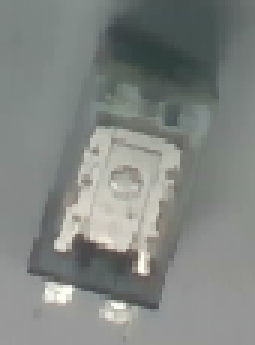
#> input picture contour/image/relay.png, 85 x 115 px, found by its file name (shown 3 times larger)
$ python kalman_filter_1.py   (older library calls are emulated)
#> lines starting #> are read from the running program, lines starting #| are printed output that depends on the picture; after the words box and inside, x2 and y2 are one past the last pixel; in counts of white or black regions, pixels touching at a corner belong together
import cv2
import numpy as np

# 칼만 필터 초기화
kalman = cv2.KalmanFilter(4, 2)  # 상태 변수: 4개 (x, y, dx, dy), 측정값: 2개 (x, y)
kalman.measurementMatrix = np.array([[1, 0, 0, 0], [0, 1, 0, 0]], np.float32)
kalman.transitionMatrix = np.array([[1, 0, 1, 0], [0, 1, 0, 1], [0, 0, 1, 0], [0, 0, 0, 1]], np.float32)
kalman.processNoiseCov = np.eye(4, dtype=np.float32) * 0.03
kalman.measurementNoiseCov = np.eye(2, dtype=np.float32) * 1
kalman.errorCovPost = np.eye(4, dtype=np.float32) * 1

# 외곽선 검출 함수 (예시)
def detect_contour(image):
    gray = cv2.cvtColor(image, cv2.COLOR_BGR2GRAY)
    image_blur = cv2.GaussianBlur(gray, (7, 7), 0)

    # 그래디언트
    grad_x = cv2.Sobel(image_blur, cv2.CV_64F, 1, 0, ksize=3)
    grad_y = cv2.Sobel(image_blur, cv2.CV_64F, 0, 1, ksize=3)
    magnitude = np.sqrt(grad_x**2 + grad_y**2)
    magnitude = np.uint8(255 * magnitude / np.max(magnitude))  # 정규화
    cv2.imshow("Gradient Magnitude", magnitude)

    # canny
    image_canny = cv2.Canny(magnitude, 15, 50)
    cv2.imshow("image_canny", image_canny)

    # 엣지 연결을 위한 팽창 연산 적용
    kernel = np.ones((5,5), np.uint8)
    edges_dilated = cv2.dilate(image_canny, kernel, iterations=2)
    cv2.imshow("Edge Dilated", edges_dilated)

    # 닫힘 연산 적용
    edges_closed = cv2.morphologyEx(edges_dilated, cv2.MORPH_CLOSE, kernel)
    cv2.imshow("Edge Closed", edges_closed)

    contours, _ = cv2.findContours(edges_closed, cv2.RETR_EXTERNAL, cv2.CHAIN_APPROX_SIMPLE)
    return contours

# 이미지 로드 및 외곽선 검출
image = cv2.imread("contour/image/relay.png")
#> image is the input picture: shape (115, 85, 3); mean B, G, R 129.9, 133.5, 129.2

image = cv2.resize(image, (300, 300))
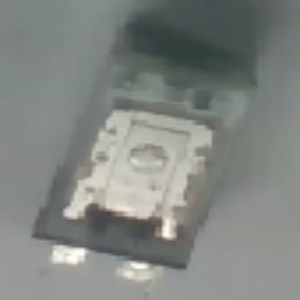
#> image: shape (300, 300, 3); mean B, G, R 129.8, 133.4, 129.1

while True:
    image_copy = image.copy()
    contours = detect_contour(image_copy)
#> in detect_contour, `grad_x = cv2.Sobel(image_blur, cv2.CV_64F, 1, 0, ksize=3)`:
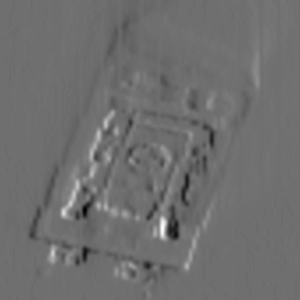
#> grad_x: shape (300, 300) float64; min -159, max 206, mean -0.1; drawn with min black and max white
#> in detect_contour, `grad_y = cv2.Sobel(image_blur, cv2.CV_64F, 0, 1, ksize=3)`:
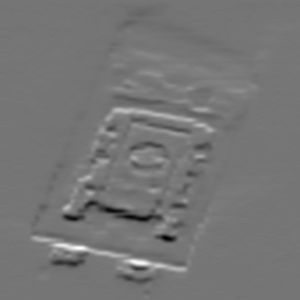
#> grad_y: shape (300, 300) float64; min -203, max 238, mean 1.1; drawn with min black and max white
#> in detect_contour, `magnitude = np.sqrt(grad_x**2 + grad_y**2)`:
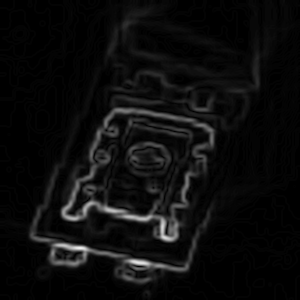
#> magnitude: shape (300, 300) float64; min 0, max 238.1, mean 12.8
#> in detect_contour, `image_canny = cv2.Canny(magnitude, 15, 50)`:
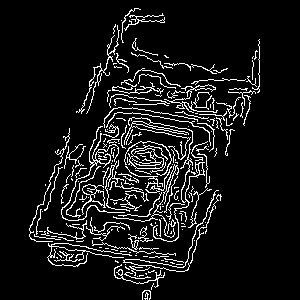
#> image_canny: shape (300, 300); 8.7% white in thin lines or dots, all inside (x1, y1, x2, y2) = (29, 8, 260, 300)
#> in detect_contour, `edges_dilated = cv2.dilate(image_canny, kernel, iterations=2)`: edges_dilated: shape (300, 300); 43.2% white; 1 white region, box (x1, y1, x2, y2) and area: (25, 4, 264, 300) 38901
#> in detect_contour, `edges_closed = cv2.morphologyEx(edges_dilated, cv2.MORPH_CLOSE, kernel)`:
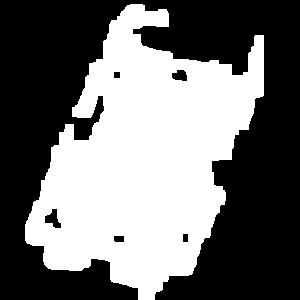
#> edges_closed: shape (300, 300); 44.1% white; 1 white region
#> in detect_contour, `contours, _ = cv2.findContours(edges_closed, cv2.RETR_EXTERNAL, cv2.CH..`: contours = 1 contour; box (x1, y1, x2, y2) and area: (25, 4, 264, 300) 39487

    if contours:
        contour = max(contours, key=cv2.contourArea) # 가장 큰 외곽선 선택
#> contour = contour of 369 points, box (x1, y1, x2, y2) (25, 4, 264, 300), area 39487
        M = cv2.moments(contour)
#> M = moments, m00 39487, centre m10/m00, m01/m00 = (142.9, 159.5)
        if M["m00"] != 0:
            cx = int(M["m10"] / M["m00"])
#> cx = 142
            cy = int(M["m01"] / M["m00"])
#> cy = 159

            # 칼만 필터 예측 및 보정
            measurement = np.array([[np.float32(cx)], [np.float32(cy)]])
#> measurement = [142, 159]
            kalman.correct(measurement)
            prediction = kalman.predict()
            px, py = int(prediction[0]), int(prediction[1])

            # 결과 표시
            cv2.circle(image_copy, (cx, cy), 5, (0, 0, 255), -1)  # 실제 중심점
#> image_copy: shape (300, 300, 3); 0.09% of pixels changed, all inside (x1, y1, x2, y2) = (137, 154, 148, 165)
            cv2.circle(image_copy, (px, py), 5, (0, 255, 0), -1)  # 예측 중심점
#> image_copy: shape (300, 300, 3); mean B, G, R 129.6, 133.3, 129.1
            cv2.drawContours(image_copy, [contour], -1, (255, 0, 0), 2) # 외곽선 표시
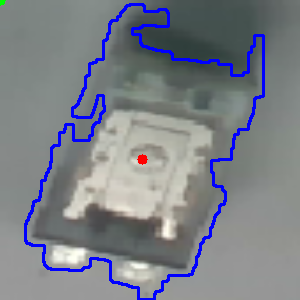
#> image_copy: shape (300, 300, 3); mean B, G, R 135.6, 127.8, 123.9

    cv2.imshow("Kalman Filter Contour Tracking", image_copy)

    # Esc 누를 시 종료, 30ms 대기 후 반복문 실행됨
    if cv2.waitKey(30) & 0xFF == 27:
#> (key Esc is pressed here)
        break

cv2.destroyAllWindows()
